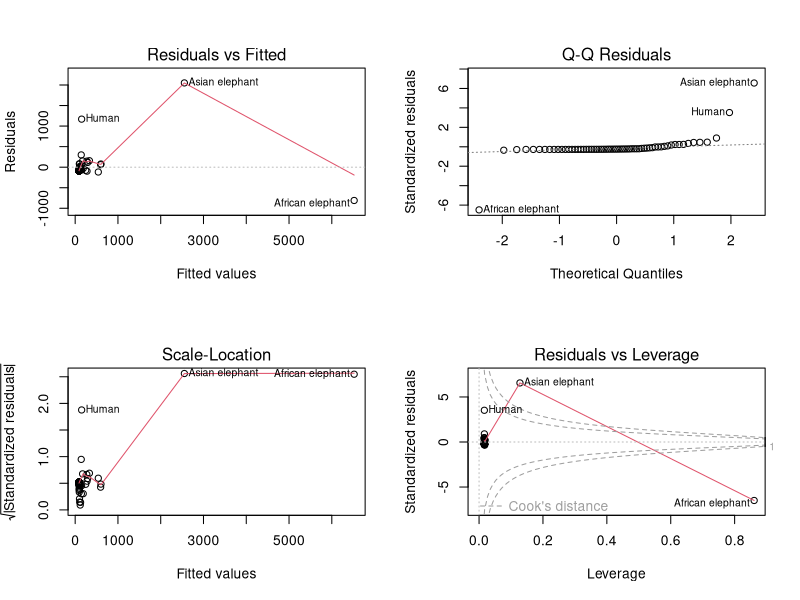
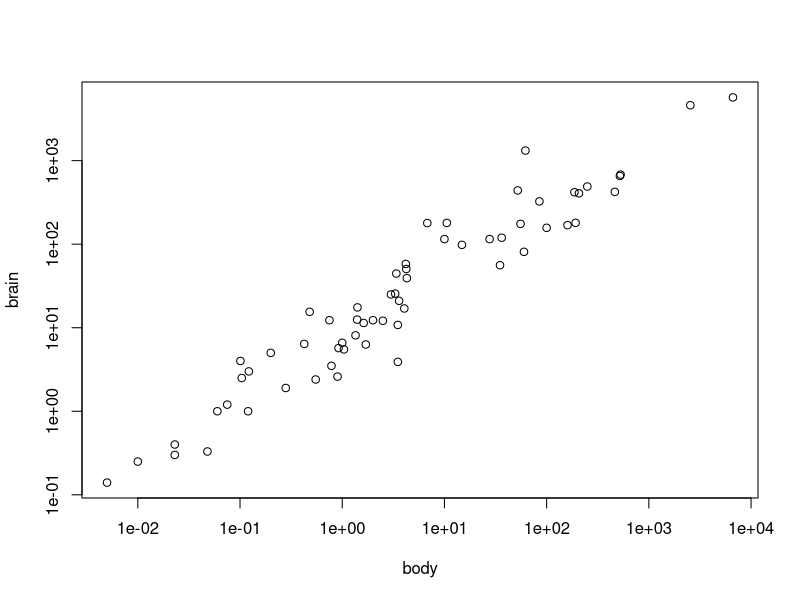
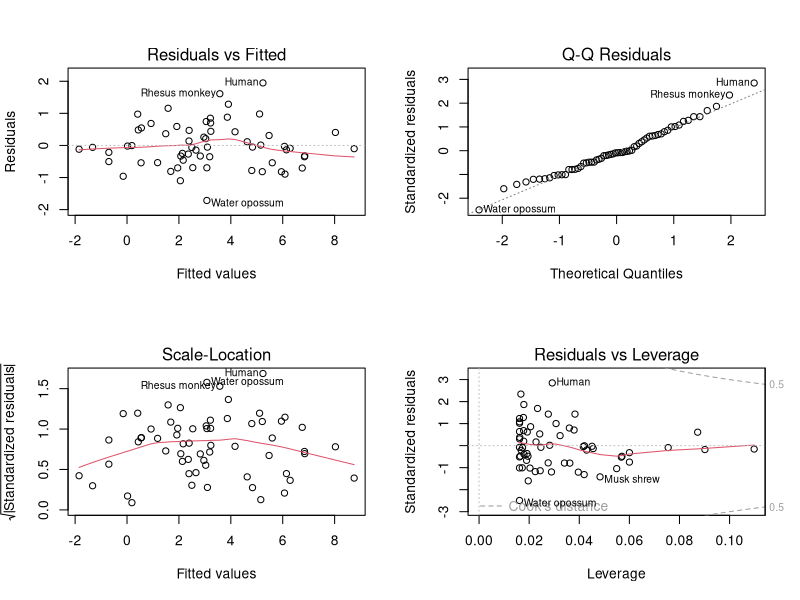
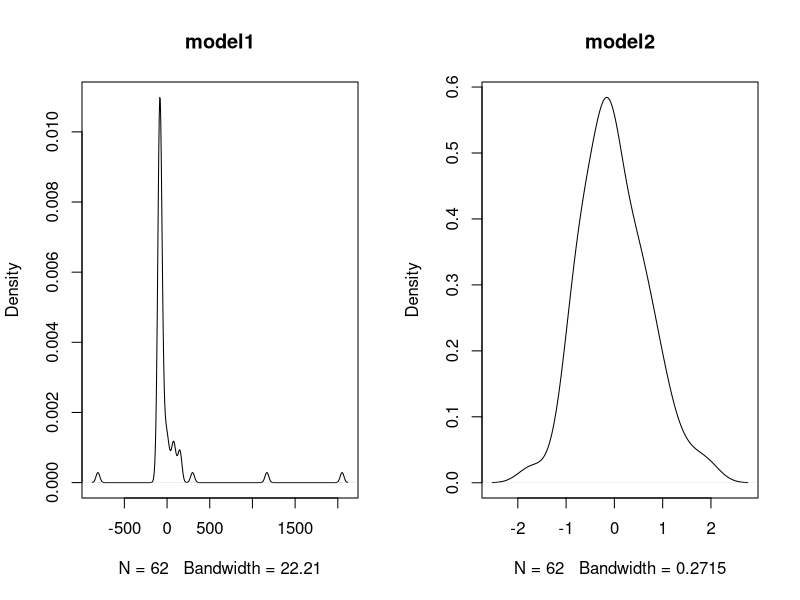

The R source for these figures, in order:
# Leson 11: Linear Regression
# https://dev.stat.vmhost.psu.edu/stat485/lesson/11/11.1
# 11.1 - The Regression Model and Interpreting the Output ------------------

library(MASS)
data("mammals")
head(mammals)

# linear model
model1 <- lm(brain ~ body, data = mammals)
summary(model1)


# 11.2 - Meeting Regression Assumptions - Normality of Residuals ----------
# check the residuals
par(mfrow=c(2,2))
plot(model1)
dev.off()

# plot the data
with(mammals, plot(body, brain, log="xy"))
model2 <- lm(log(brain) ~ log(body), data = mammals)
summary(model2)

# check residuals again
par(mfrow=c(2,2))
plot(model2)
dev.off()

par(mfrow=c(1,2))
plot(density(model1$residuals), main = "model1")
plot(density(model2$residuals), main = "model2")
